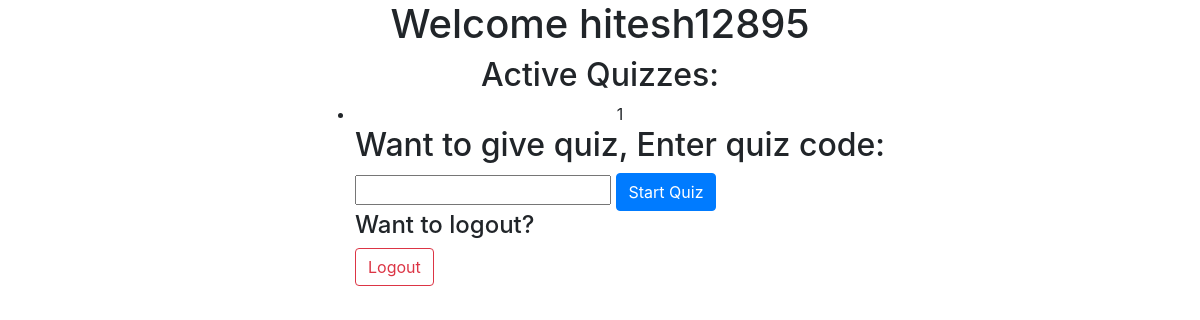
Page /auth/dashboard (signed in) on the earlier database version.
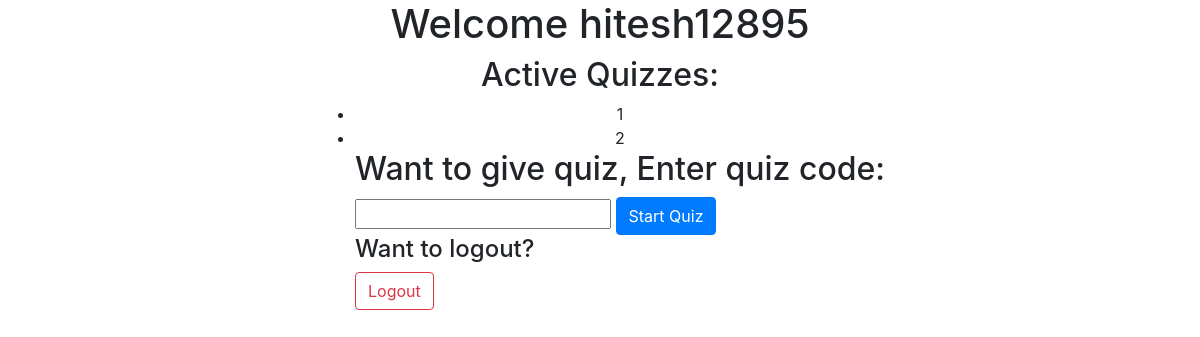
Same page on the later database version.
### tables this page shows
CREATE TABLE user(
  id INTEGER PRIMARY KEY AUTOINCREMENT,
  username TEXT UNIQUE NOT NULL,
  password TEXT NOT NULL
);

CREATE TABLE Quizzes (
    quiz_id INTEGER PRIMARY KEY,
    quiz_name TEXT NOT NULL,
    admin_id INTEGER,
    FOREIGN KEY (admin_id) REFERENCES Admin (admin_id) ON DELETE CASCADE
);

### quiz_app/auth.py (the view)
@bp.route('/dashboard', methods=('GET', 'POST'))
@login_required
def dashboard():
    Quizzes = get_db().execute(
        'SELECT * FROM Quizzes'
    ).fetchall()
    if(request.method == 'POST'):
        session['current_question'] = 1
        session['quiz_id'] = request.form['quiz_code']
        print(session)
        return redirect(url_for('auth.student_interface'))
    return render_template('dashboard.html', Quizzes=Quizzes)

### quiz_app/auth.py (called while the page is built)
@bp.before_app_request
def load_logged_in_user():
    user_id = session.get('user_id')
    if user_id is None:
        g.user = None
    else:
        g.user = get_db().execute(
            'SELECT * FROM user WHERE id = ?', (user_id,)
        ).fetchone()

def login_required(view):
    @functools.wraps(view)
    def wrapped_view(**kwargs):
        if g.user is None:
            return redirect(url_for('auth.login'))
        return view(**kwargs)
    return wrapped_view

### quiz_app/db.py (called while the page is built)
def get_db():
    if 'db' not in g:
        g.db = sqlite3.connect(
            current_app.config['DATABASE'],
            detect_types=sqlite3.PARSE_DECLTYPES
        )
        g.db.row_factory = sqlite3.Row
    return g.db

### templates/dashboard.html (shortened to what this page needs)
<!DOCTYPE html>
<html lang="en">
<head>
    <link rel="stylesheet" href="https://stackpath.bootstrapcdn.com/bootstrap/4.5.2/css/bootstrap.min.css">
</head>
<body style="display: flex; flex-direction: column; align-items: center;">
    <h1>Welcome {{g.user['username']}}</h1>
    <h2>Active Quizzes:</h2>
    <ul>
        {% for quiz in Quizzes %}
            <li style="text-align: center;">{{quiz['quiz_id']}}</li>
        {% endfor %}
    <h2>Want to give quiz, Enter quiz code:</h2>
    <form method="post">
        <input type="text" name="quiz_code" id="quiz_code" required>
        <input type="submit" value="Start Quiz" class="btn btn-primary">
    </form>
    <h4>Want to logout?</h4>
    <a href="{{url_for('auth.logout')}}" type="button" class="btn btn-outline-danger" style="bottom: 20px;">Logout</a>
</body>
</html>

Differences in the rows shown:
added Quizzes: quiz_id "2"
